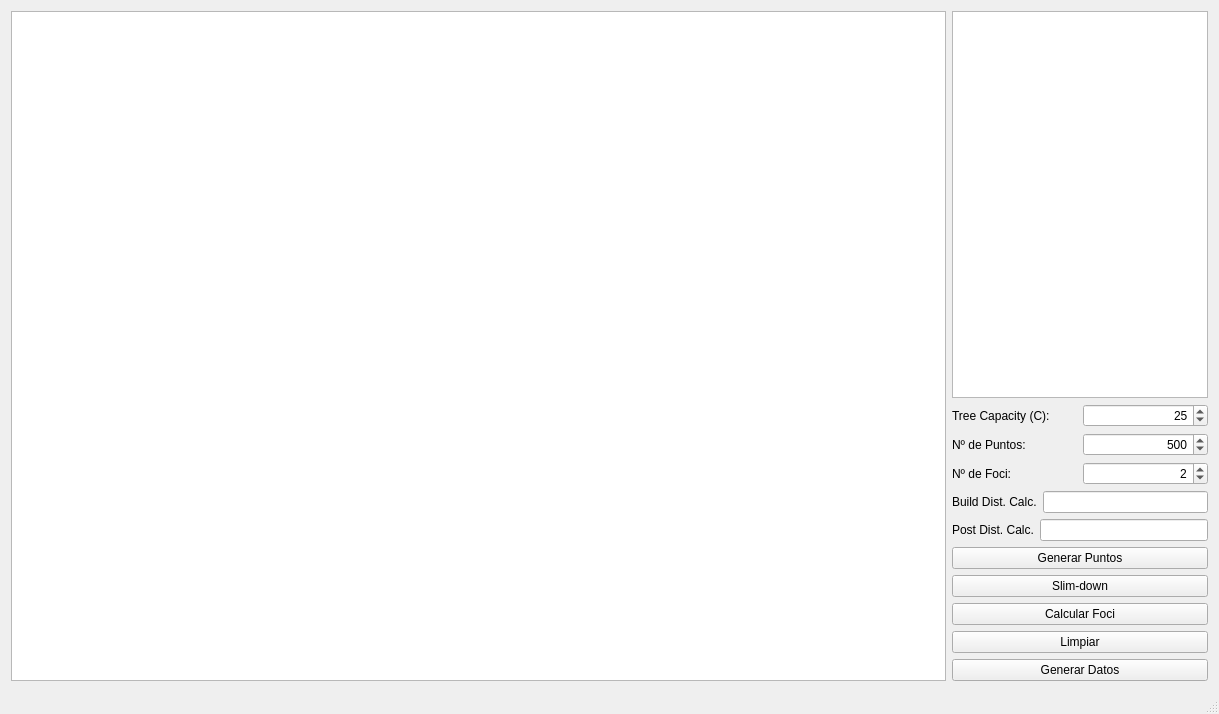
<?xml version="1.0" encoding="UTF-8"?>
<ui version="4.0">
 <class>MainWindow</class>
 <widget class="QMainWindow" name="MainWindow">
  <property name="geometry">
   <rect>
    <x>0</x>
    <y>0</y>
    <width>1219</width>
    <height>714</height>
   </rect>
  </property>
  <property name="windowTitle">
   <string>OmniSlim-tree 2D</string>
  </property>
  <widget class="QWidget" name="centralWidget">
   <layout class="QHBoxLayout" name="horizontalLayout_6" stretch="1,0">
    <item>
     <widget class="QGraphicsView" name="slimtreeView"/>
    </item>
    <item>
     <layout class="QVBoxLayout" name="verticalLayout">
      <item>
       <widget class="QListWidget" name="queryList"/>
      </item>
      <item>
       <layout class="QHBoxLayout" name="horizontalLayout_2">
        <item>
         <widget class="QLabel" name="TreeCapacity">
          <property name="text">
           <string>Tree Capacity (C):</string>
          </property>
         </widget>
        </item>
        <item>
         <widget class="QSpinBox" name="CapacitySpinBox">
          <property name="alignment">
           <set>Qt::AlignRight|Qt::AlignTrailing|Qt::AlignVCenter</set>
          </property>
          <property name="minimum">
           <number>3</number>
          </property>
          <property name="maximum">
           <number>100</number>
          </property>
          <property name="value">
           <number>25</number>
          </property>
         </widget>
        </item>
       </layout>
      </item>
      <item>
       <layout class="QHBoxLayout" name="horizontalLayout">
        <item>
         <widget class="QLabel" name="NumPuntos">
          <property name="text">
           <string>Nº de Puntos: </string>
          </property>
         </widget>
        </item>
        <item>
         <widget class="QSpinBox" name="NumPuntosSpinBox">
          <property name="alignment">
           <set>Qt::AlignRight|Qt::AlignTrailing|Qt::AlignVCenter</set>
          </property>
          <property name="minimum">
           <number>1</number>
          </property>
          <property name="maximum">
           <number>1000000</number>
          </property>
          <property name="singleStep">
           <number>10</number>
          </property>
          <property name="value">
           <number>500</number>
          </property>
         </widget>
        </item>
       </layout>
      </item>
      <item>
       <layout class="QHBoxLayout" name="horizontalLayout_3">
        <item>
         <widget class="QLabel" name="FociLabel">
          <property name="text">
           <string>Nº de Foci:</string>
          </property>
         </widget>
        </item>
        <item>
         <widget class="QSpinBox" name="FociSpinBox">
          <property name="alignment">
           <set>Qt::AlignRight|Qt::AlignTrailing|Qt::AlignVCenter</set>
          </property>
          <property name="minimum">
           <number>1</number>
          </property>
          <property name="maximum">
           <number>10</number>
          </property>
          <property name="value">
           <number>2</number>
          </property>
         </widget>
        </item>
       </layout>
      </item>
      <item>
       <layout class="QHBoxLayout" name="horizontalLayout_4">
        <item>
         <widget class="QLabel" name="BuildLabel">
          <property name="text">
           <string>Build Dist. Calc.</string>
          </property>
         </widget>
        </item>
        <item>
         <widget class="QLineEdit" name="BuildEdit">
          <property name="alignment">
           <set>Qt::AlignRight|Qt::AlignTrailing|Qt::AlignVCenter</set>
          </property>
          <property name="readOnly">
           <bool>true</bool>
          </property>
         </widget>
        </item>
       </layout>
      </item>
      <item>
       <layout class="QHBoxLayout" name="horizontalLayout_5">
        <item>
         <widget class="QLabel" name="PostLabel">
          <property name="text">
           <string>Post Dist. Calc.</string>
          </property>
         </widget>
        </item>
        <item>
         <widget class="QLineEdit" name="PostEdit">
          <property name="alignment">
           <set>Qt::AlignRight|Qt::AlignTrailing|Qt::AlignVCenter</set>
          </property>
          <property name="readOnly">
           <bool>true</bool>
          </property>
         </widget>
        </item>
       </layout>
      </item>
      <item>
       <widget class="QPushButton" name="GenerarPuntosButton">
        <property name="text">
         <string>Generar Puntos</string>
        </property>
       </widget>
      </item>
      <item>
       <widget class="QPushButton" name="SlimDownButton">
        <property name="text">
         <string>Slim-down</string>
        </property>
       </widget>
      </item>
      <item>
       <widget class="QPushButton" name="FociButton">
        <property name="text">
         <string>Calcular Foci</string>
        </property>
       </widget>
      </item>
      <item>
       <widget class="QPushButton" name="LimpiarButton">
        <property name="text">
         <string>Limpiar</string>
        </property>
       </widget>
      </item>
      <item>
       <widget class="QPushButton" name="GenDataButton">
        <property name="text">
         <string>Generar Datos</string>
        </property>
       </widget>
      </item>
     </layout>
    </item>
   </layout>
  </widget>
  <widget class="QStatusBar" name="statusBar"/>
 </widget>
 <layoutdefault spacing="6" margin="11"/>
 <resources/>
 <connections/>
</ui>
